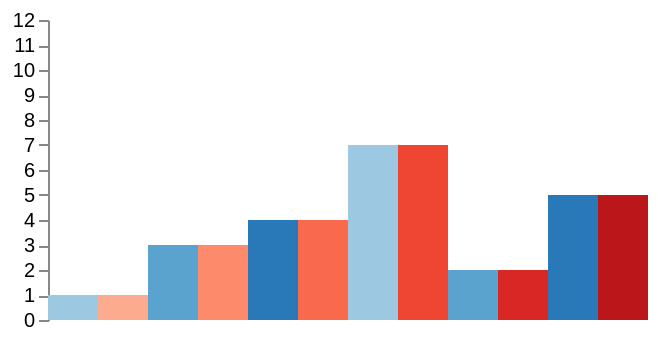

Describe this chart as a Vega-Lite specification.
### Vega specification from a JSON file in a GitHub repository (floating-point values rounded to 4 significant figures)
{"$schema": "https://vega.github.io/schema/vega/v5.json", "description": "Vega 6.4.0 (vega/vega#4270): an ordinal scale over a continuous scheme quantizes the ramp into `count` colours and cycles them, rather than one colour per domain value. And (vega/vega#4325) a signal inside a literal part of a domain union is resolved rather than ingested as an object.", "width": 300, "height": 150, "padding": 5, "signals": [{"name": "ceiling", "value": 12}], "data": [{"name": "cells", "values": [{"k": "a", "v": 1}, {"k": "b", "v": 3}, {"k": "c", "v": 4}, {"k": "d", "v": 7}, {"k": "e", "v": 2}, {"k": "f", "v": 5}]}], "scales": [{"name": "x", "type": "band", "domain": {"data": "cells", "field": "k"}, "range": "width"}, {"name": "y", "type": "linear", "domain": {"fields": [{"data": "cells", "field": "v"}, [0, {"signal": "ceiling"}]]}, "range": "height"}, {"name": "counted", "type": "ordinal", "range": {"scheme": "blues", "count": 3}, "domain": {"data": "cells", "field": "k"}}, {"name": "uncounted", "type": "ordinal", "range": {"scheme": "reds"}, "domain": {"data": "cells", "field": "k"}}], "axes": [{"orient": "left", "scale": "y"}], "marks": [{"type": "rect", "from": {"data": "cells"}, "encode": {"enter": {"x": {"scale": "x", "field": "k"}, "width": {"scale": "x", "band": 0.5}, "y": {"scale": "y", "field": "v"}, "y2": {"scale": "y", "value": 0}, "fill": {"scale": "counted", "field": "k"}}}}, {"type": "rect", "from": {"data": "cells"}, "encode": {"enter": {"x": {"scale": "x", "field": "k", "offset": 25}, "width": {"scale": "x", "band": 0.5}, "y": {"scale": "y", "field": "v"}, "y2": {"scale": "y", "value": 0}, "fill": {"scale": "uncounted", "field": "k"}}}}]}
